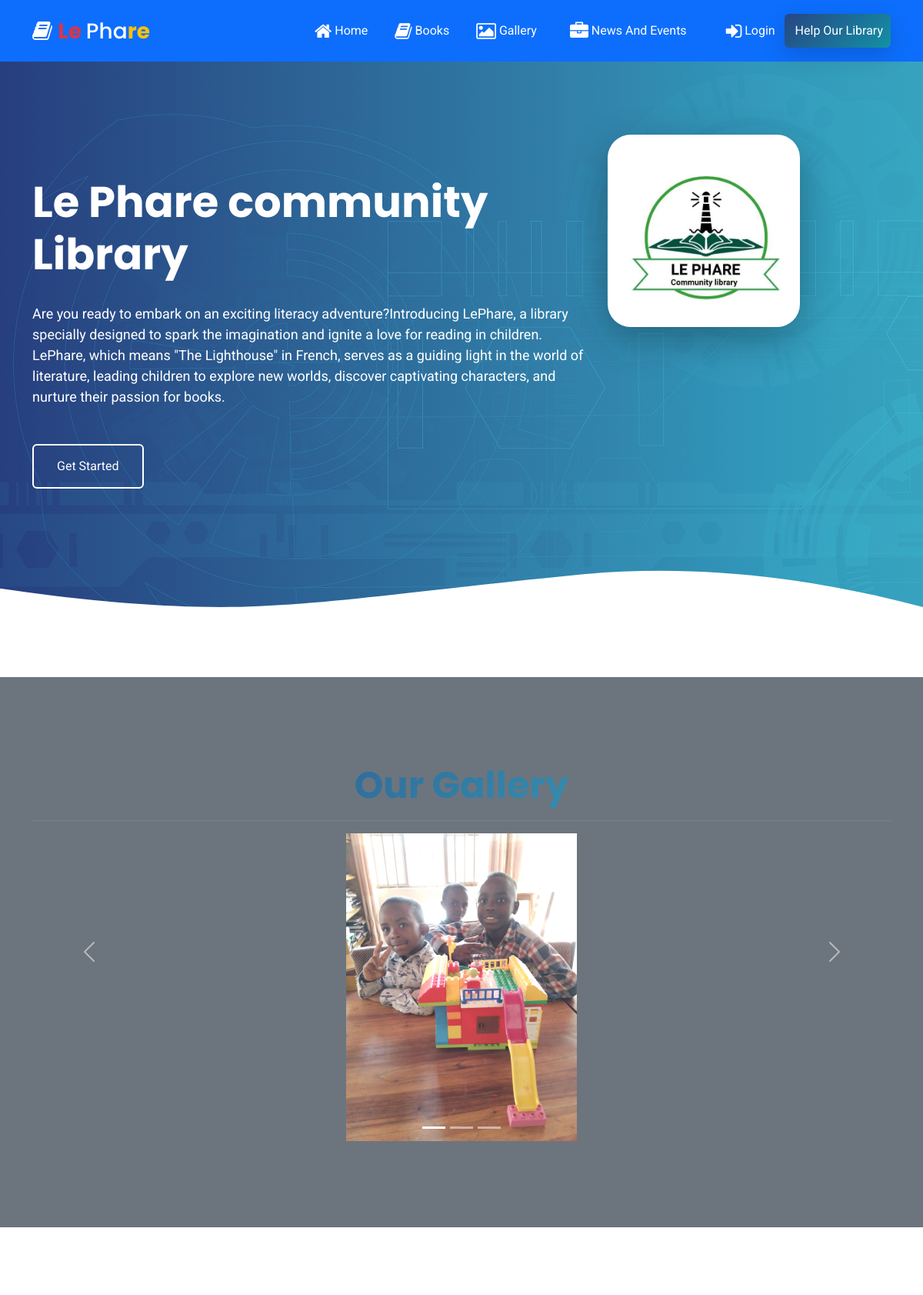
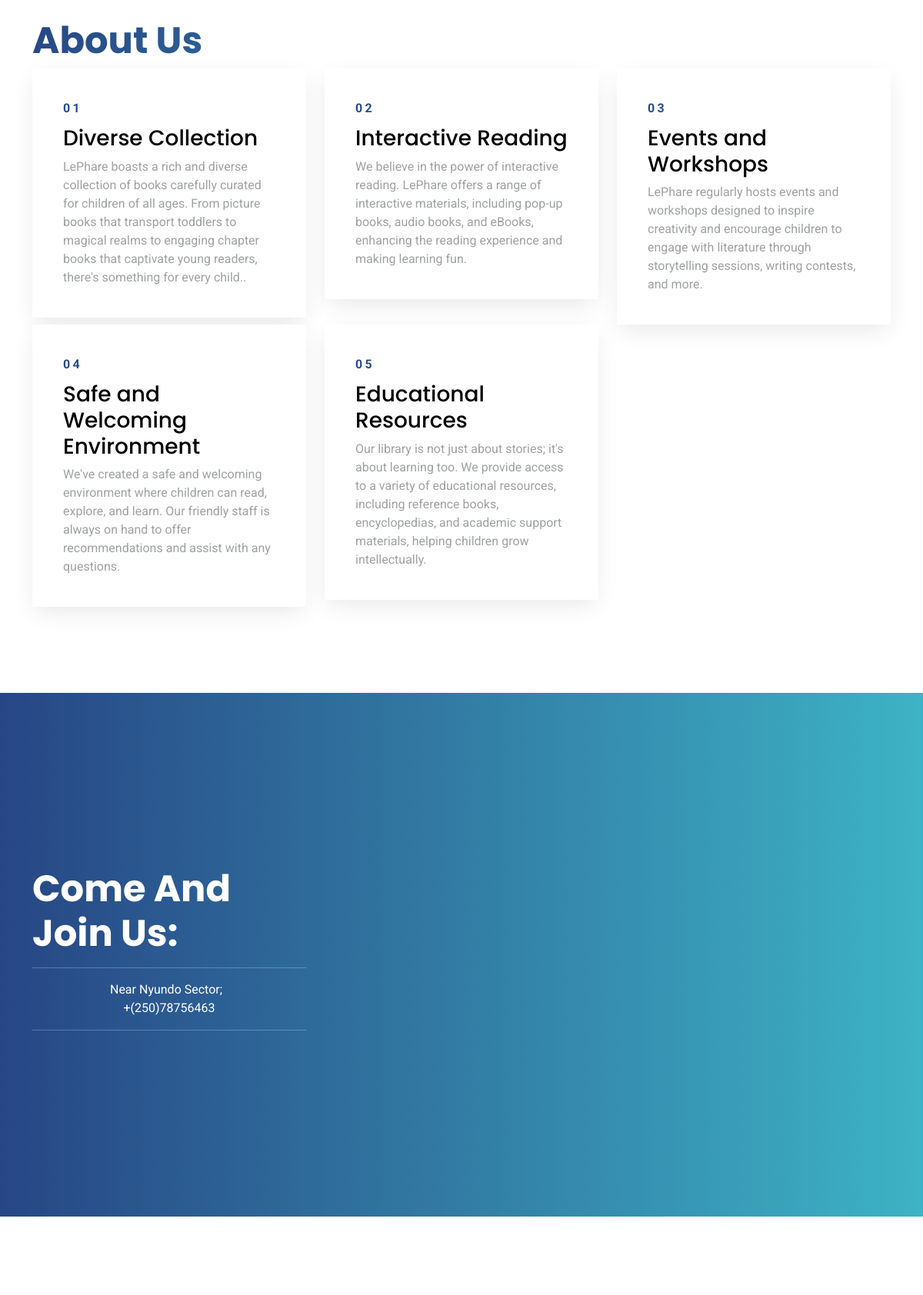
The page / (upper part) on the database its author committed (2 pictures, top to bottom).
### MainApp/models.py (models this page shows)
class SiteSettings(models.Model):
    site_logo = models.ImageField(upload_to="logo/")
    welcome_text = models.TextField()
    address = models.CharField(max_length=255)
    email = models.EmailField(default="")
    phone = models.CharField(max_length=20, default="0")
    footer_text = models.TextField()
    last_edited = models.DateTimeField(auto_now=True)
    class Meta:
        ordering = ["-last_edited"]

### MainApp/views.py (the view, shortened to what this page needs)
class Home(View):
    def get(self, request):
        settings = SiteSettings.objects.first()
        partners = OurPartner.objects.all()
        context = {
            "settings": settings,
            "partners": partners,
        }
        return render(request, "index.html", context)

### MainApp/templates/index.html (shortened to what this page needs)
{% extends 'base.html'%} {% load static %} {% block content %}
<section class="hero-section" id="hero">
  <div class="wave">
  </div>
  <div class="container">
    <div class="row align-items-center">
      <div class="col-12 hero-text-image">
        <div class="row">
          <div class="col-lg-8 text-center text-lg-start">
            <h1 data-aos="fade-right">Le Phare community Library</h1>
            <p data-aos="fade-left" data-aos-delay="100" class="mb-5">
              {{settings.welcome_text}}
            </p>
            <p
              data-aos="fade-right"
              data-aos-delay="200"
              data-aos-offset="-500"
            >
              <a href="/login" class="btn btn-outline-white">Get Started</a>
            </p>
          </div>
          <div class="col-lg-3 iphone-wrap">
            <img
              data-aos="fade-down"
              data-aos-delay="200"
              src="{{settings.site_logo.url}}"
              alt="Image"
              class="phone-1"
            />
          </div>
        </div>
      </div>
    </div>
  </div>
</section>
<main id="main">
  <section class="section bg-secondary">
    <div id = "carouselwithIndicators" class = "carousel slide w-80 container text-center text-lg-start" data-ride = "carousel">
      <h2 data-aos="fade-right" class="section-heading mt-0 text-center">
           Our Gallery
          </h2>
          <hr>
            <ol class = "carousel-indicators">
               <li data-target = "#carouselExampleIndicators" data-slide-to = "0" class = "active"></li>
               <li data-target = "#carouselExampleIndicators" data-slide-to = "1"></li>
               <li data-target = "#carouselExampleIndicators" data-slide-to = "2"></li>
            </ol>
            <div class = "carousel-inner">
               <div class = "carousel-item active" style="height: 400px;">
                  <img class = "d-block w-100" style="height:100%; width: 100%;object-fit: contain;
  object-position: center;"
                     src = "{% static 'img1.jpeg' %}"
                     alt = "First slide">
                  <div class = "carousel-caption d-none d-md-block">
                  </div>
               </div>
            </div>
            <a class = "carousel-control-prev" href = "#carouselwithIndicators" role = "button" data-slide = "prev">
               <span class = "carousel-control-prev-icon" aria-hidden = "true"></span>
            </a>
            <a class = "carousel-control-next" href = "#carouselwithIndicators" role =" button" data-slide = "next">
               <span class = "carousel-control-next-icon" aria-hidden = "true"></span>
            </a>
         </div>
  </section>
   <section class="section">
      <div class="container">
   <h2 data-aos="fade-right" class="section-heading mt-0">
           About Us
          </h2>
        <div class="row">
          <div class="col-md-4">
            <div class="step">
              <span class="number">01</span>
              <h3>Diverse Collection</h3>
              <p>LePhare boasts a rich and diverse collection of books carefully curated for children of all ages. From picture books that transport toddlers to magical realms to engaging chapter books that captivate young readers, there's something for every child..</p>
            </div>
          </div>
          <div class="col-md-4">
            <div class="step">
              <span class="number">02</span>
              <h3>Interactive Reading</h3>
              <p>We believe in the power of interactive reading. LePhare offers a range of interactive materials, including pop-up books, audio books, and eBooks, enhancing the reading experience and making learning fun.</p>
            </div>
          </div>
          <div class="col-md-4">
            <div class="step">
              <span class="number">03</span>
              <h3>Events and Workshops</h3>
              <p>LePhare regularly hosts events and workshops designed to inspire creativity and encourage children to engage with literature through storytelling sessions, writing contests, and more.</p>
            </div>
          </div>
            <div class="col-md-4">
            <div class="step">
              <span class="number">04</span>
              <h3>Safe and Welcoming Environment</h3>
              <p>We've created a safe and welcoming environment where children can read, explore, and learn. Our friendly staff is always on hand to offer recommendations and assist with any questions.</p>
            </div>
          </div>
           <div class="col-md-4">
            <div class="step">
              <span class="number">05</span>
              <h3>Educational Resources</h3>
              <p>Our library is not just about stories; it's about learning too. We provide access to a variety of educational resources, including reference books, encyclopedias, and academic support materials, helping children grow intellectually.</p>
            </div>
          </div>
        </div>
      </div>
    </section>
  <section class="section cta-section">
    <div class="container">
      <div class="row align-items-center">
        <div class="col-md-4 me-auto text-center text-md-start mb-5 mb-md-0">
          <h2>Come And Join Us:</h2>
          <hr>
          <p class="text-center">Near Nyundo Sector; &nbsp; <br> +(250)78756463</p>
          <hr>
        </div>
        <div class="col-md-7 text-center text-md-end">
          <iframe
            src="https://www.google.com/maps/embed?pb=!1m14!1m12!1m3!1d3401.2735884029967!2d29.33129046203544!3d-1.7019593395785557!2m3!1f0!2f0!3f0!3m2!1i1024!2i768!4f13.1!5e1!3m2!1sen!2srw!4v1696588587425!5m2!1sen!2srw"
            width="600"
            height="450"
            style="border: 0"
            allowfullscreen=""
            loading="lazy"
          ></iframe>
        </div>
      </div>
    </div>
  </section>
  <section class="section" >
  </section>
</main>
{% include './footer.html'%} {%endblock%}

### static/assets/css/style.css (style rules this page uses)
html { overflow-x: hidden; }
body { font-family: "Roboto", sans-serif; color: #9fa1a4; line-height: 1.5; }
a { color: #777; text-decoration: none; transition: 0.3s all ease; }
h1, h2, h3, h4, h5, h6, .font-heading { font-family: "Poppins", sans-serif; color: #000; }
.container { z-index: 2; position: relative; }
section { overflow: hidden; }
.section { padding: 7rem 0; }
.section-heading { font-size: 3rem; font-weight: 700; background: linear-gradient(-45deg, #3db3c5, #274685); -webkit-background-clip: text; -webkit-text-fill-color: transparent; }
.btn { border: none; padding: 15px 30px !important; }
.btn.btn-outline-white { border: 2px solid #fff; background: none; color: #fff; }
.step { box-shadow: 0 10px 30px -5px rgba(0, 0, 0, 0.1); background: #fff; padding: 40px; }
.step .number { background: linear-gradient(-45deg, #1391a5, #274685); -webkit-background-clip: text; -webkit-text-fill-color: transparent; font-weight: 700; letter-spacing: 0.2rem; margin-bottom: 10px; display: block; }
.step p:last-child { margin-bottom: 0px; }
.cta-section { background: linear-gradient( to right, rgb(39, 70, 133) 0%, rgb(61, 179, 197) 100% ); color: #fff; }
.cta-section h2 { color: #fff; font-size: 3rem; font-weight: 700; }
.hero-section { background: linear-gradient( to right, rgba(39, 70, 133, 0.8) 0%, rgba(61, 179, 197, 0.8) 100% ), url(../img/hero-bg.jpg); position: relative; }
.hero-section .wave { width: 100%; overflow: hidden; position: absolute; z-index: 1; bottom: -150px; }
.hero-section .wave svg { width: 100%; }
.hero-section, .hero-section > .container > .row { height: 100vh; min-height: 880px; }
.hero-section h1 { font-size: 3.5rem; color: #fff; font-weight: 700; margin-bottom: 30px; }
.hero-section p { font-size: 18px; color: #fff; }
.hero-section .iphone-wrap { position: relative; }
.hero-section .iphone-wrap .phone-2, .hero-section .iphone-wrap .phone-1 { position: absolute; top: -50%; overflow: hidden; left: 0; box-shadow: 0 15px 50px 0 rgba(0, 0, 0, 0.3); border-radius: 30px; }
.hero-section .iphone-wrap .phone-2, .hero-section .iphone-wrap .phone-1 { width: 250px; }

### static/assets/css/main.css (style rules this page uses)
.iphone-wrap img { margin-top: 55%; }

### rows shown on the page
SiteSettings: welcome_text "Are you ready to embark on an exciting literacy adventure?Introducing LePhare, a library specially designed to spark the imagination and ignite a love for reading in children. LePhare, which means \"The Lighthouse\" in French, serves as a guiding light in the world of literature, leading children to explore new worlds, discover captivating characters, and nurture their passion for books.", site_logo (picture)
